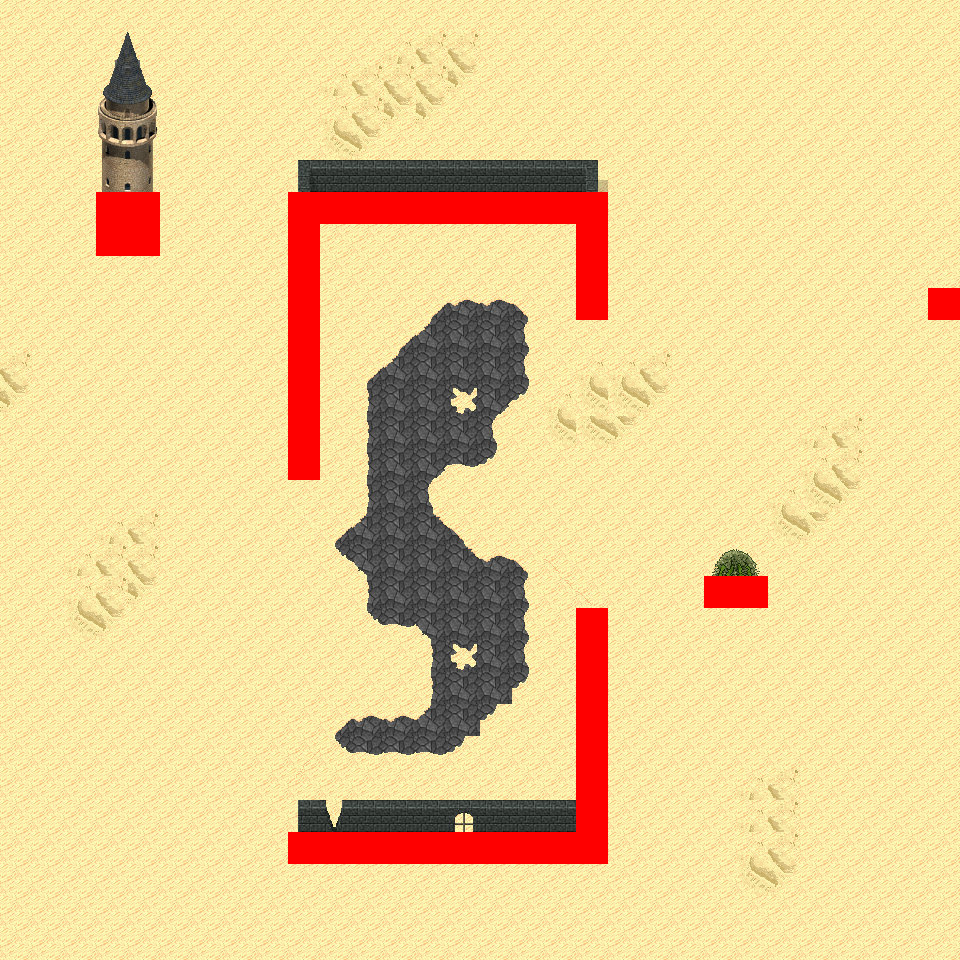

Tiled map render using the project's own tile images. Description and the map definition, with tile-layer contents summarised, below:
An orthogonal 30x30 tile map with 32x32 px tiles, 6 tile layers (Ground, Object, Object2, Above, ...), 14 tilesets and 4 objects (4x mapExit).

<map version="1.0" orientation="orthogonal" renderorder="right-down" width="30" height="30" tilewidth="32" tileheight="32" nextobjectid="5">
  <tileset firstgid="1" name="tileset_logic_collision" tilewidth="32" tileheight="32" tilecount="1" columns="1">
    <image source="../drawable/tileset_logic_collision.png" width="32" height="32" />
  </tileset>
  <tileset firstgid="2" name="tileset_ground_ground" tilewidth="32" tileheight="32" tilecount="33" columns="3">
    <image source="../drawable/tileset_ground_ground.png" width="96" height="352" />
  </tileset>
  <tileset firstgid="35" name="tileset_terrain_desert" tilewidth="32" tileheight="32" tilecount="88" columns="8">
    <image source="../drawable/tileset_terrain_desert.png" width="256" height="352" />
  </tileset>
  <tileset firstgid="123" name="tileset_building_stone_ruins" tilewidth="32" tileheight="32" tilecount="72" columns="6">
    <image source="../drawable/tileset_building_stone_ruins.png" width="192" height="384" />
  </tileset>
  <tileset firstgid="195" name="tileset_ground_sand_edges" tilewidth="32" tileheight="32" tilecount="15" columns="5">
    <image source="../drawable/tileset_ground_sand_edges.png" width="160" height="96" />
  </tileset>
  <tileset firstgid="210" name="tileset_ground_slate_tiles" tilewidth="32" tileheight="32" tilecount="15" columns="5">
    <image source="../drawable/tileset_ground_slate_tiles.png" width="160" height="96" />
  </tileset>
  <tileset firstgid="225" name="tileset_ground_sand_2" tilewidth="32" tileheight="32" tilecount="15" columns="5">
    <image source="../drawable/tileset_ground_sand_2.png" width="160" height="96" />
  </tileset>
  <tileset firstgid="240" name="tileset_plant_cactus_2" tilewidth="32" tileheight="32" tilecount="10" columns="5">
    <image source="../drawable/tileset_plant_cactus_2.png" width="160" height="64" />
  </tileset>
  <tileset firstgid="250" name="tileset_plant_round_cactuses" tilewidth="32" tileheight="32" tilecount="20" columns="10">
    <image source="../drawable/tileset_plant_round_cactuses.png" width="320" height="64" />
  </tileset>
  <tileset firstgid="270" name="tileset_plant_tree_banana_tree" tilewidth="32" tileheight="32" tilecount="40" columns="4">
    <image source="../drawable/tileset_plant_tree_banana_tree.png" width="128" height="320" />
  </tileset>
  <tileset firstgid="310" name="tileset_plant_tree_palm_tree" tilewidth="32" tileheight="32" tilecount="6" columns="2">
    <image source="../drawable/tileset_plant_tree_palm_tree.png" width="64" height="96" />
  </tileset>
  <tileset firstgid="316" name="tileset_plant_tree_palm_trees" tilewidth="32" tileheight="32" tilecount="40" columns="4">
    <image source="../drawable/tileset_plant_tree_palm_trees.png" width="128" height="320" />
  </tileset>
  <tileset firstgid="356" name="tileset_building_stone_tower" tilewidth="32" tileheight="32" tilecount="14" columns="2">
    <image source="../drawable/tileset_building_stone_tower.png" width="64" height="224" />
  </tileset>
  <tileset firstgid="370" name="tileset_plant_bush_large_green" tilewidth="32" tileheight="32" tilecount="9" columns="3">
    <image source="../drawable/tileset_plant_bush_large_green.png" width="96" height="96" />
  </tileset>
  <layer name="Ground" width="30" height="30">
    <data>[900 cells, 900 non-empty, 6 distinct tile ids]</data>
  </layer>
  <layer name="Object" width="30" height="30">
    <data>[900 cells, 104 non-empty, 26 distinct tile ids]</data>
  </layer>
  <layer name="Object2" width="30" height="30">
    <data>[900 cells, 2 non-empty, 1 distinct tile ids]</data>
  </layer>
  <layer name="Above" width="30" height="30">
    <data>[900 cells, 32 non-empty, 19 distinct tile ids]</data>
  </layer>
  <layer name="Above2" width="30" height="30">
    <data>[900 cells, 0 non-empty, 0 distinct tile ids]</data>
  </layer>
  <layer name="Walkable" width="30" height="30">
    <data>[900 cells, 45 non-empty, 1 distinct tile ids]</data>
  </layer>
  <objectgroup name="MapEvents">
    <object id="1" name="south" type="mapExit" x="0" y="928" width="960" height="32">
      <properties>
        <property name="map" value="level_0_x37_y111" />
        <property name="x" value="0" />
        <property name="y" value="1" />
      </properties>
    </object>
    <object id="2" name="west" type="mapExit" x="0" y="0" width="32" height="960">
      <properties>
        <property name="map" value="level_0_x36_y110" />
        <property name="x" value="28" />
        <property name="y" value="0" />
      </properties>
    </object>
    <object id="3" name="east" type="mapExit" x="928" y="0" width="32" height="288">
      <properties>
        <property name="map" value="level_0_x38_y110" />
        <property name="x" value="1" />
        <property name="y" value="0" />
      </properties>
    </object>
    <object id="4" name="east2" type="mapExit" x="928" y="320" width="32" height="640">
      <properties>
        <property name="map" value="level_0_x38_y110" />
        <property name="x" value="1" />
        <property name="y" value="10" />
      </properties>
    </object>
  </objectgroup>
</map>
